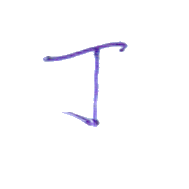
#> input picture handwrite/1/database/base_1_17_1.bmp, 189 x 189 px, given in place of base_1_1_1.bmp, which was not available
$ python week6.py
#> lines starting #> are read from the running program, lines starting #| are printed output that depends on the picture; after the words box and inside, x2 and y2 are one past the last pixel; in counts of white or black regions, pixels touching at a corner belong together; pictures that were not available may be replaced by others from this repository, and a replacement may not be noted
### week5_FIN6_19.py
# -*- coding: utf-8 -*-
# week5_noinside.py
# 這個檔案主要功能：
# 1. 讀取手寫字圖像，提取外輪廓，順時針編號每個部件像素
# 2. 依照順時針編號分群，計算每個部件的角度特徵
# 3. 可視化順時針編號、特徵點、角度滑桿等

from PIL import Image
import numpy as np
import matplotlib.pyplot as plt
import os
import cv2
from matplotlib.widgets import Slider

# 讀取圖像並轉成二值筆劃遮罩
def extract_strokes(image_path, verbose=False):
    """從圖片中提取筆劃"""
    # 開啟圖片並轉灰階
    img = Image.open(image_path).convert('RGB')
    np_img = np.array(img)

    # RGB -> Grayscale
    Y = 0.299 * np_img[:, :, 0] + 0.587 * np_img[:, :, 1] + 0.114 * np_img[:, :, 2]
    binary_img = (Y > 220).astype(np.uint8) * 255  # 字跡 = 黑 (0), 背景 = 白 (255)

    # 把黑色 (0) 當作筆跡
    stroke_mask = (binary_img == 0).astype(np.uint8)

    if verbose:
        plt.figure(figsize=(8, 8))
        plt.imshow(stroke_mask, cmap='gray')
        plt.title('提取的筆劃')
        plt.show()

    return stroke_mask

def detect_edges(stroke_mask):
    """
    偵測筆劃的邊緣，只保留最外層輪廓
    輸入: stroke_mask (二值遮罩)
    輸出: edges (二值邊緣圖)
    """
    # 確保輸入是 uint8 格式
    stroke_mask_uint8 = (stroke_mask * 255).astype(np.uint8)

    # 使用 findContours 只偵測最外層輪廓
    contours, hierarchy = cv2.findContours(stroke_mask_uint8, cv2.RETR_EXTERNAL, cv2.CHAIN_APPROX_NONE)

    # 創建一個空白圖像來畫輪廓
    edges = np.zeros_like(stroke_mask, dtype=np.uint8)

    # 畫出所有輪廓的邊緣
    for i, contour in enumerate(contours):
        # 檢查輪廓面積，過濾太小的輪廓
        area = cv2.contourArea(contour)
        if area > 10:  # 只保留面積大於10的輪廓
            # 只畫輪廓邊緣，不填充
            cv2.drawContours(edges, [contour], -1, 1, thickness=1)

    return edges

# 順時鐘編號與分群
def clock_wise_edge_numbering(edges):
    """
    對邊緣圖像進行順時鐘編號，並分群每個部件
    回傳:
    - numbered_edges: 每個像素的順時鐘編號（全域唯一遞增）
    - all_stroke_coords: list of list，每個部件的像素座標依照順時鐘編號順序
    """
    h, w = edges.shape  # 取得圖像高度與寬度
    numbered_edges = np.zeros_like(edges, dtype=np.int32)  # 建立同樣大小的編號陣列
    edge_points = np.where(edges > 0)  # 找出所有邊緣點的座標
    edge_coords = list(zip(edge_points[0], edge_points[1]))  # 轉成(y, x)座標list
    total_edge_points = len(edge_coords)  # 邊緣點總數
    counter = 1  # 全域順時鐘編號計數器，從1開始
    # 定義8個方向（順時針）：右、右下、下、左下、左、左上、上、右上
    directions = [(0, 1), (1, 1), (1, 0), (1, -1), (0, -1), (-1, -1), (-1, 0), (-1, 1)]
    processed = set()  # 已處理過的點
    all_stroke_coords = []  # 儲存每個部件的順時鐘像素list
    while len(processed) < total_edge_points:  # 還有未處理的點就繼續
        start_point = None
        # 從左上到右下找一個未處理的邊緣點作為新部件的起點
        for y in range(h):
            for x in range(w):
                if edges[y, x] > 0 and (y, x) not in processed:
                    start_point = (y, x)
                    break
            if start_point:
                break
        if not start_point:
            break  # 沒有新起點就結束
        current = start_point  # 設定目前點為起點
        current_stroke_points = []  # 新部件的像素list
        start_num = counter  # 記錄這個部件的起始順時鐘編號
        numbered_edges[current[0], current[1]] = counter  # 給起點編號
        current_stroke_points.append(current)  # 加入部件list
        counter += 1
        processed.add(current)  # 標記已處理
        current_direction = 0  # 初始方向設為右
        max_iterations = total_edge_points * 4  # 防止無窮迴圈
        iteration_count = 0
        num_to_coord = {}  # 新增：順時鐘編號對應座標dict
        while iteration_count < max_iterations:
            iteration_count += 1
            found_next = False
            # 依序檢查8個方向，找未處理的鄰居
            for i in range(8):
                search_direction = (current_direction + i) % 8
                dy, dx = directions[search_direction]
                next_y, next_x = current[0] + dy, current[1] + dx
                next_point = (next_y, next_x)
                # 如果是合法的未處理邊緣點
                if (0 <= next_y < h and 0 <= next_x < w and edges[next_y, next_x] > 0 and next_point not in processed):
                    current = next_point  # 移動到新點
                    numbered_edges[current[0], current[1]] = counter  # 給新點編號
                    current_stroke_points.append(current)  # 加入部件list
                    counter += 1
                    processed.add(current)  # 標記已處理
                    num_to_coord[counter-1] = current  # 新增：記錄編號對應座標
                    # 更新方向（右手貼牆法）
                    current_direction = (search_direction + 4 + 2) % 8
                    found_next = True
                    # 如果回到起點且已繞過2個點以上，結束這個部件
                    if current == start_point and len(current_stroke_points) > 2:
                        break
                    else:
                        break
            if found_next:
                continue  # 找到新點就繼續
            # 如果沒找到未處理點，允許走已處理但不是起點的點（防止斷裂）
            for i in range(8):
                search_direction = (current_direction + i) % 8
                dy, dx = directions[search_direction]
                next_y, next_x = current[0] + dy, current[1] + dx
                next_point = (next_y, next_x)
                if (0 <= next_y < h and 0 <= next_x < w and edges[next_y, next_x] > 0 and next_point != start_point):
                    current = next_point
                    current_stroke_points.append(current)
                    current_direction = (search_direction + 4 + 2) % 8
                    found_next = True
                    break
            # 如果還是沒找到，或回到起點且已繞過2個點以上，結束這個部件
            if not found_next or (current == start_point and len(current_stroke_points) > 2):
                break
        end_num = counter - 1  # 記錄這個部件的結束順時鐘編號
        if len(current_stroke_points) > 2:
            # 用 dict 快速查找，不用 np.where
            block_coords = [num_to_coord[num] for num in range(start_num, end_num + 1) if num in num_to_coord]
            all_stroke_coords.append(block_coords)  # 儲存這個部件
    return numbered_edges, all_stroke_coords  # 回傳順時鐘編號陣列與所有部件的像素list

# 計算每個部件的角度特徵
def compute_edge_angles(all_stroke_coords, d=12):
    """
    直接用 all_stroke_coords（每個區塊的像素座標list）計算每個點的夾角 theta_i
    回傳: List of theta_array, 每個區塊一個 array
    """
    theta_arrays = []
    for block_idx, block_coords in enumerate(all_stroke_coords):
        n = len(block_coords)
        if n < 2 * d + 1:
            theta_arrays.append(np.zeros(n))
            continue
        theta_arr = []
        for i in range(n):
            y0, x0 = block_coords[i]
            y1, x1 = block_coords[(i + d) % n]
            y2, x2 = block_coords[(i - d) % n]
            v1 = np.array([y1 - y0, x1 - x0])
            v2 = np.array([y2 - y0, x2 - x0])
            norm1 = np.linalg.norm(v1)
            norm2 = np.linalg.norm(v2)
            if norm1 == 0 or norm2 == 0:
                print(f"[異常] block {block_idx+1} idx={i}, norm1={norm1}, norm2={norm2}, v1={v1}, v2={v2}, coord={block_coords[i]}")
                theta = np.nan  # 用 nan 標記異常
            else:
                cos_theta = np.clip(np.dot(v1, v2) / (norm1 * norm2), -1.0, 1.0)
                theta = np.arccos(cos_theta)
            theta_arr.append(theta)
        theta_arrays.append(np.array(theta_arr))
    return theta_arrays

# 可視化順時鐘編號、特徵點、滑桿等
# [95 lines left out: functions visualize_numbered_edges, visualize_with_slider, not called in this run]

# 角度特徵點偵測
def find_angle_points(theta_arr_deg, case=1, window=12):
    """
    找出角度 array 中屬於 case1/case2 的 ending/turning point。
    case=1: <35 度，case=2: 35~150 度
    window: 前後各 window 個點（共 2*window+1 個，環狀）
    回傳: [(index, angle)]
    - case1 與 case2 判斷完全獨立，各自有自己的 used 標記
    """
    n = len(theta_arr_deg)
    points = []  # 儲存特徵點 (index, angle)
    if case == 1:
        used = np.zeros(n, dtype=bool)
        for i in range(n):
            if used[i]:
                continue
            angle = theta_arr_deg[i]
            if angle >= 35:
                continue
            idxs = [(i + j) % n for j in range(-window, window+1)]
            if not all(angle <= theta_arr_deg[j] for j in idxs):
                continue
            for j in idxs:
                used[j] = True
            points.append((i, angle))
    elif case == 2:
        used = np.zeros(n, dtype=bool)
        for i in range(n):
            if used[i]:
                continue
            angle = theta_arr_deg[i]
            if angle < 35 or angle > 150:
                continue
            idxs = [(i + j) % n for j in range(-window, window+1)]
            if not all(angle <= theta_arr_deg[j] for j in idxs):
                continue
            for j in idxs:
                used[j] = True
            points.append((i, angle))
    return points

# [188 lines left out: functions visualize_all_blocks_with_points, visualize_angle_slider, process_images, not called in this run]

# [2 lines that do not run on import are left out]

### week6.py
import os  # 處理檔案與資料夾
import numpy as np  # 數值運算
import matplotlib.pyplot as plt  # 畫圖
from week5_FIN6_19 import extract_strokes, detect_edges, clock_wise_edge_numbering, compute_edge_angles, find_angle_points  # 匯入自訂特徵點與輪廓追蹤
from PIL import Image  # 影像處理


Y_STROKE_MAX = 220  # 筆劃判斷的亮度閾值

def stroke_extraction(image):
    """
    使用 week5_FIN6_19.py 的 extract_strokes 標準，將 PIL Image 轉為筆劃遮罩與亮度陣列。
    這裡 image 可以是 PIL Image 或 image_path。
    """
    from week5_FIN6_19 import extract_strokes
    # 若傳入的是路徑，先開啟
    if isinstance(image, str):
        img = Image.open(image).convert('RGB')
    else:
        img = image.convert('RGB')
    np_img = np.array(img)
    # RGB -> Grayscale
    Y = 0.299 * np_img[:, :, 0] + 0.587 * np_img[:, :, 1] + 0.114 * np_img[:, :, 2]
    binary_img = (Y > 220).astype(np.uint8) * 255  # 字跡 = 黑 (0), 背景 = 白 (255)
    stroke_mask = (binary_img == 0).astype(np.uint8)
    stroke_image = Image.fromarray(stroke_mask * 255, mode='L')
    return stroke_image, Y

def binary_array_extraction(image):
    """
    取得二值化陣列（黑=1, 白=0），用 extract_strokes 標準。
    """
    stroke_image, _ = stroke_extraction(image)
    stroke_array = np.array(stroke_image)
    return (stroke_array > 0).astype(np.float32)

def phi(m, n, L):
    # 複數遮罩的單點值
    if m == 0 and n == 0:
        return 0
    else:
        denominator = np.sqrt(m**2 + n**2)
        return (n - 1j * m) / denominator

def phi_matrix(L):
    # 產生複數遮罩矩陣
    size = 2 * L + 1
    phi_matrix = np.zeros((size, size), dtype=complex)
    for i, m in enumerate(range(-L, L + 1)):
        for j, n in enumerate(range(-L, L + 1)):
            phi_matrix[i, j] = phi(m, n, L)
    return phi_matrix

def calculate_direction(L, image):
    # 卷積法計算方向特徵
    phi_mat = phi_matrix(L)
    binary_array = binary_array_extraction(image)
    convolved_mask = np.zeros_like(binary_array, dtype=complex)
    padded_binary_array = np.pad(binary_array, pad_width=L, mode='constant', constant_values=0)
    for i in range(binary_array.shape[0]):
        for j in range(binary_array.shape[1]):
            region = padded_binary_array[i:i + 2 * L + 1, j:j + 2 * L + 1]
            convolved_mask[i, j] = np.sum(region * phi_mat)
    angle_mask = np.angle(convolved_mask)
    return angle_mask

# [41 lines left out: functions coordinate_normalization_m, coordinate_normalization_n, stroke_ratio_m, stroke_ratio_n, not called in this run]

# 只針對一張圖做特徵分析
img_path = 'handwrite/1/database/base_1_1_1.bmp'  # 圖片路徑
image = Image.open(img_path)  # 讀取圖片
#> image is the input picture: PIL image 189x189 RGB; mean R, G, B 252.1, 251.8, 253.7
stroke_mask = extract_strokes(img_path)  # 筆劃遮罩
#> in extract_strokes, `Y = 0.299 * np_img[:, :, 0] + 0.587 * np_img[:, :, 1] + 0.114 * np_img..`:
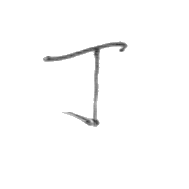
#> Y: shape (189, 189) float64; min 48.86, max 255, mean 252.1
#> in extract_strokes, `binary_img = (Y > 220).astype(np.uint8) * 255`:
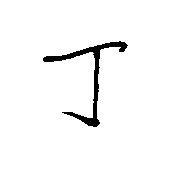
#> binary_img: shape (189, 189); 97.3% white; 1 black region, box (x1, y1, x2, y2) and area: (43, 41, 128, 127) 951
edges = detect_edges(stroke_mask)  # 邊緣偵測
#> in detect_edges, `contours, hierarchy = cv2.findContours(stroke_mask_uint8, cv2.RETR_EXT..`: contours = 1 contour; box (x1, y1, x2, y2) and area: (43, 41, 128, 127) 761
#> the loop in detect_edges, `for i, contour in enumerate(contours):` made 1 pass
#> area on pass 1: 761
#> after the loop in detect_edges, `for i, contour in enumerate(contours):`:
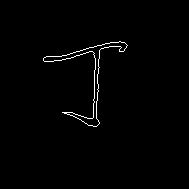
#> edges: shape (189, 189); values 0 (black) and 1 (white), 1.1% white in thin lines or dots, all inside (x1, y1, x2, y2) = (43, 41, 128, 127)
numbered_edges, all_stroke_coords = clock_wise_edge_numbering(edges)  # 順時針編號與分群
#> in clock_wise_edge_numbering, `edge_points = np.where(edges > 0)`: edge_points = 377 positions, rows 41 to 126, columns 43 to 127
#> in clock_wise_edge_numbering, `edge_coords = list(zip(edge_points[0], edge_points[1]))`: edge_coords = 377 pairs, first value 41 to 126, second value 43 to 127
#> in clock_wise_edge_numbering, `total_edge_points = len(edge_coords)`: total_edge_points = 377
#> the loop in clock_wise_edge_numbering, `while len(processed) < total_edge_points:` made 1 pass
#> (start_num, max_iterations, end_num) on pass 1: (1, 1508, 377)
#> after the loop in clock_wise_edge_numbering, `while len(processed) < total_edge_points:`: all_stroke_coords = 1 item; counter = 378; processed = 377 items
#> all_stroke_coords = 1 item
theta_arrays = compute_edge_angles(all_stroke_coords, d=12)  # 計算每個部件的角度
#> the loop in compute_edge_angles, `for block_idx, block_coords in enumerate(all_stroke_coords):` made 1 pass
#> (block_idx, n) on pass 1: (0, 376)
#> theta_arrays = 1 item

# 收集所有特徵點（ending+turning）
feature_points = []
for block_idx, (coords, theta_arr) in enumerate(zip(all_stroke_coords, theta_arrays)):
    theta_deg = np.degrees(theta_arr)
    ending_pts = find_angle_points(theta_deg, case=1, window=12)
    turning_pts = find_angle_points(theta_deg, case=2, window=12)
    for idx, _ in ending_pts + turning_pts:
        feature_points.append(coords[idx])
#> this loop made 1 pass
#> (block_idx, ending_pts, turning_pts) on pass 1: (0, [(10, 15.07), (153, 9.69), (299, 20.45)], [(43, 113.2), (119, 71.57), (182, 80.73), (247, 90)])
#> after the loop, feature_points = [(48, 125), (112, 62), (59, 43), (50, 99), (126, 96), (118, 92), (53, 94)]

# 卷積法方向特徵
angle_mask = calculate_direction(L=3, image=image)
#> the loop in phi_matrix, `for i, m in enumerate(range(-L, L + 1)):` made 7 passes
#> in calculate_direction, `padded_binary_array = np.pad(binary_array, pad_width=L, mode='constant..`:
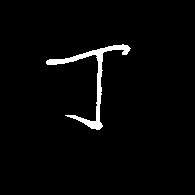
#> padded_binary_array: shape (195, 195) float32; values 0 (black) and 1 (white), 2.5% white; 1 white region, box (x1, y1, x2, y2) and area: (46, 44, 131, 130) 951
#> in calculate_direction, `angle_mask = np.angle(convolved_mask)`:
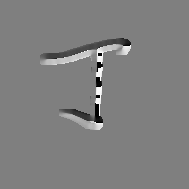
#> angle_mask: shape (189, 189) float64; min -3.14, max 3.14, mean 0.00585; drawn with min black and max white

# 取得所有 stroke pixel 的 (y, x) 及正規化
binary_array = binary_array_extraction(image)
stroke_indices = np.where(binary_array > 0)
#> stroke_indices = 951 positions, rows 41 to 126, columns 43 to 127
all_y = stroke_indices[0]
#> all_y = 951 values from 41 to 126
all_x = stroke_indices[1]
#> all_x = 951 values, max 127 at index 93, min 43 at index 420, mean 88.89
m_min = np.min(all_x) if len(all_x) > 0 else 0
#> m_min = 43
m_max = np.max(all_x) if len(all_x) > 0 else 0
#> m_max = 127
n_min = np.min(all_y) if len(all_y) > 0 else 0
#> n_min = 41
n_max = np.max(all_y) if len(all_y) > 0 else 0
#> n_max = 126
# 所有像素的正規化
if m_max > m_min:
    all_m_hats = (all_x - m_min) / (m_max - m_min) * 100
#> all_m_hats = 951 values, max 100 at index 93, min 0 at index 420, mean 54.63
else:
    all_m_hats = np.zeros_like(all_x)
if n_max > n_min:
    all_n_hats = (all_y - n_min) / (n_max - n_min) * 100
#> all_n_hats = 951 values from 0 to 100
else:
    all_n_hats = np.zeros_like(all_y)
# 特徵點的正規化
m_hats = [(x - m_min) / (m_max - m_min) * 100 if m_max > m_min else 0 for x in [x for y, x in feature_points]]
#> m_hats = [97.62, 22.62, 0, 66.67, 63.1, 58.33, 60.71]
n_hats = [(y - n_min) / (n_max - n_min) * 100 if n_max > n_min else 0 for y in [y for y, x in feature_points]]
#> n_hats = [8.24, 83.53, 21.18, 10.59, 100, 90.59, 14.12]

# 可視化
plt.figure(figsize=(16, 8))
plt.subplot(2, 3, 1)
plt.imshow(stroke_mask, cmap='gray')  # 原圖
plt.title('Original')

plt.subplot(2, 3, 2)
plt.imshow(angle_mask, cmap='hsv')  # 卷積方向特徵
plt.colorbar(label='Direction (radian)')
plt.title('Convolution Direction Feature')

plt.subplot(2, 3, 3)
plt.imshow(stroke_mask, cmap='gray')  # 特徵點位置
if feature_points:
    ys, xs = zip(*feature_points)
#> ys = (48, 112, 59, 50, 126, 118, 53); xs = (125, 62, 43, 99, 96, 92, 94)
    plt.scatter(xs, ys, c='red', s=20, label='Feature Points')
plt.title('Feature Points')
plt.legend()

plt.subplot(2, 3, 4)
plt.scatter(all_m_hats, all_n_hats, c='gray', s=5, label='All Stroke Pixels')  # 所有像素正規化
plt.scatter(m_hats, n_hats, c='blue', s=20, label='Feature Points')  # 特徵點正規化
for i, (mx, ny) in enumerate(zip(m_hats, n_hats)):
    plt.text(mx, ny, str(i), color='red', fontsize=10, fontweight='bold')  # 標註順序
#> this loop made 7 passes
#> (mx, ny) on passes 1 to 7: (97.62, 8.24), (22.62, 83.53), (0, 21.18), (66.67, 10.59), (63.1, 100), (58.33, 90.59), (60.71, 14.12)
plt.xlabel('m_hat (normalized x)')
plt.ylabel('n_hat (normalized y)')
plt.title('Normalized Coordinates: All Stroke Pixels & Feature Points')
plt.legend()
plt.gca().invert_yaxis()  # y軸反轉

plt.subplot(2, 3, 5)
m_ratios = [(np.sum(all_x <= x) / len(all_x)) if len(all_x) > 0 else 0 for x in [x for y, x in feature_points]]
#> m_ratios = [0.995, 0.113, 0.00315, 0.831, 0.703, 0.426, 0.533]
sorted_m = sorted((val, idx) for idx, val in enumerate(m_ratios))
#> sorted_m = [(0.00315, 2), (0.113, 1), (0.426, 5), (0.533, 6), (0.703, 4), (0.831, 3), (0.995, 0)]
sorted_vals, sorted_idx = zip(*sorted_m) if sorted_m else ([],[])
#> sorted_vals = (0.00315, 0.113, 0.426, 0.533, 0.703, 0.831, 0.995); sorted_idx = (2, 1, 5, 6, 4, 3, 0)
plt.plot(sorted_vals, np.linspace(0, 1, len(m_ratios)), marker='o')  # m_ratio累積曲線
for i, (val, idx) in enumerate(sorted_m):
    plt.text(val, i/(len(m_ratios)-1) if len(m_ratios)>1 else 0, str(idx), color='red', fontsize=10, fontweight='bold')  # 標註順序
#> this loop made 7 passes
plt.xlabel('m_ratio')
plt.ylabel('Cumulative Ratio')
plt.title('Stroke Ratio m (Feature Points)')

plt.subplot(2, 3, 6)
n_ratios = [(np.sum(all_y <= y) / len(all_y)) if len(all_y) > 0 else 0 for y in [y for y, x in feature_points]]
#> n_ratios = [0.186, 0.782, 0.505, 0.239, 1, 0.883, 0.317]
sorted_n = sorted((val, idx) for idx, val in enumerate(n_ratios))
#> sorted_n = [(0.186, 0), (0.239, 3), (0.317, 6), (0.505, 2), (0.782, 1), (0.883, 5), (1, 4)]
sorted_vals, sorted_idx = zip(*sorted_n) if sorted_n else ([],[])
#> sorted_vals = (0.186, 0.239, 0.317, 0.505, 0.782, 0.883, 1); sorted_idx = (0, 3, 6, 2, 1, 5, 4)
plt.plot(sorted_vals, np.linspace(0, 1, len(n_ratios)), marker='o')  # n_ratio累積曲線
for i, (val, idx) in enumerate(sorted_n):
    plt.text(val, i/(len(n_ratios)-1) if len(n_ratios)>1 else 0, str(idx), color='red', fontsize=10, fontweight='bold')  # 標註順序
#> this loop made 7 passes
plt.xlabel('n_ratio')
plt.ylabel('Cumulative Ratio')
plt.title('Stroke Ratio n (Feature Points)')

plt.tight_layout()
plt.show()
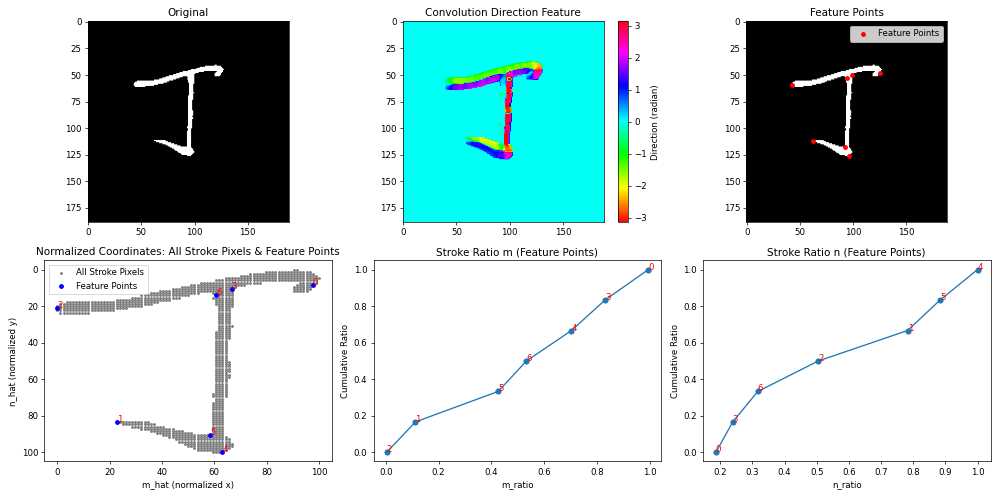
#> figure drawn by matplotlib, 7 panels

$ run again, on handwrite/1/database/base_1_2_1.bmp
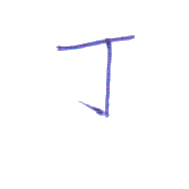
#> input picture handwrite/1/database/base_1_2_1.bmp, 189 x 189 px, given in place of base_1_1_1.bmp, which was not available
#> image is the input picture: PIL image 189x189 RGB; mean R, G, B 252.3, 252.3, 253.8
#> binary_img: shape (189, 189); 97.6% white; 1 black region, box (x1, y1, x2, y2) and area: (56, 35, 135, 118) 843
#> stroke_mask_uint8: shape (189, 189); 2.4% white; 1 white region
#> contours = 1 contour; box (x1, y1, x2, y2) and area: (56, 35, 135, 118) 665
#> the loop in detect_edges, `for i, contour in enumerate(contours):` made 1 pass
#> area on pass 1: 665
#> after the loop in detect_edges, `for i, contour in enumerate(contours):`:
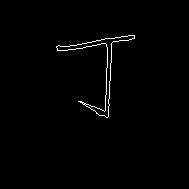
#> edges: shape (189, 189); values 0 (black) and 1 (white), 0.99% white in thin lines or dots, all inside (x1, y1, x2, y2) = (56, 35, 135, 118)
#> edge_points = 353 positions, rows 35 to 117, columns 56 to 134
#> edge_coords = 353 pairs, first value 35 to 117, second value 56 to 134
#> total_edge_points = 353
#> the loop in clock_wise_edge_numbering, `while len(processed) < total_edge_points:` made 1 pass
#> (start_num, max_iterations, end_num) on pass 1: (1, 1412, 353)
#> after the loop in clock_wise_edge_numbering, `while len(processed) < total_edge_points:`: all_stroke_coords = 1 item; counter = 354; processed = 353 items
#> `numbered_edges, all_stroke_coords = clock_wise_edge_numbering(edges)`: all_stroke_coords = 1 item
#> the loop in compute_edge_angles, `for block_idx, block_coords in enumerate(all_stroke_coords):` made 1 pass
#> (block_idx, n) on pass 1: (0, 352)
#> the loop `for block_idx, (coords, theta_arr) in enumerate(zip(all_stroke_coords,..` made 1 pass
#> (block_idx, ending_pts, turning_pts) on pass 1: (0, [(7, 20.45), (135, 9.22), (277, 20.56)], [(31, 104), (106, 71.69), (161, 71.57), (227, 90)])
#> after the loop `for block_idx, (coords, theta_arr) in enumerate(zip(all_stroke_coords,..`: feature_points = [(37, 134), (101, 78), (49, 57), (43, 111), (117, 106), (110, 105), (44, 106)]
#> the loop in phi_matrix, `for i, m in enumerate(range(-L, L + 1)):` made 7 passes
#> padded_binary_array: shape (195, 195) float32; values 0 (black) and 1 (white), 2.2% white; 1 white region, box (x1, y1, x2, y2) and area: (59, 38, 138, 121) 843
#> in calculate_direction, `angle_mask = np.angle(convolved_mask)`:
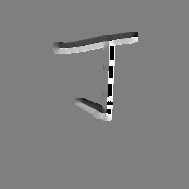
#> angle_mask: shape (189, 189) float64; min -3.14, max 3.14, mean 0.0024; drawn with min black and max white
#> stroke_indices = 843 positions, rows 35 to 117, columns 56 to 134
#> all_y = 843 values from 35 to 117
#> all_x = 843 values, max 134 at index 6, min 56 at index 283, mean 100
#> m_min = 56
#> m_max = 134
#> n_min = 35
#> n_max = 117
#> all_m_hats = 843 values, max 100 at index 6, min 0 at index 283, mean 56.47
#> all_n_hats = 843 values from 0 to 100
#> m_hats = [100, 28.21, 1.28, 70.51, 64.1, 62.82, 64.1]
#> n_hats = [2.44, 80.49, 17.07, 9.76, 100, 91.46, 10.98]
#> ys = (37, 101, 49, 43, 117, 110, 44); xs = (134, 78, 57, 111, 106, 105, 106)
#> the loop `for i, (mx, ny) in enumerate(zip(m_hats, n_hats)):` made 7 passes
#> (mx, ny) on passes 1 to 7: (100, 2.44), (28.21, 80.49), (1.28, 17.07), (70.51, 9.76), (64.1, 100), (62.82, 91.46), (64.1, 10.98)
#> m_ratios = [1, 0.133, 0.0083, 0.871, 0.527, 0.457, 0.527]
#> sorted_m = [(0.0083, 2), (0.133, 1), (0.457, 5), (0.527, 4), (0.527, 6), (0.871, 3), (1, 0)]
#> `sorted_vals, sorted_idx = zip(*sorted_m) if sorted_m else ([],[])`: sorted_vals = (0.0083, 0.133, 0.457, 0.527, 0.527, 0.871, 1); sorted_idx = (2, 1, 5, 4, 6, 3, 0)
#> the loop `for i, (val, idx) in enumerate(sorted_m):` made 7 passes
#> n_ratios = [0.0486, 0.792, 0.492, 0.259, 1, 0.921, 0.294]
#> sorted_n = [(0.0486, 0), (0.259, 3), (0.294, 6), (0.492, 2), (0.792, 1), (0.921, 5), (1, 4)]
#> `sorted_vals, sorted_idx = zip(*sorted_n) if sorted_n else ([],[])`: sorted_vals = (0.0486, 0.259, 0.294, 0.492, 0.792, 0.921, 1); sorted_idx = (0, 3, 6, 2, 1, 5, 4)
#> the loop `for i, (val, idx) in enumerate(sorted_n):` made 7 passes
